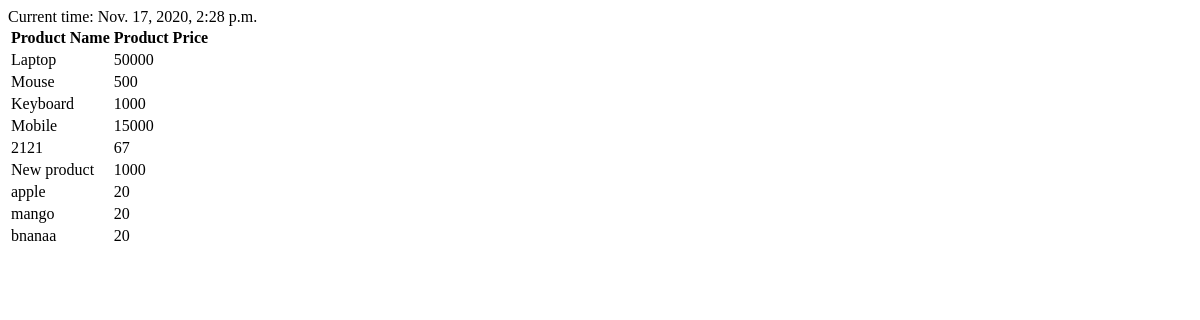
The page /products on the database as committed earlier.
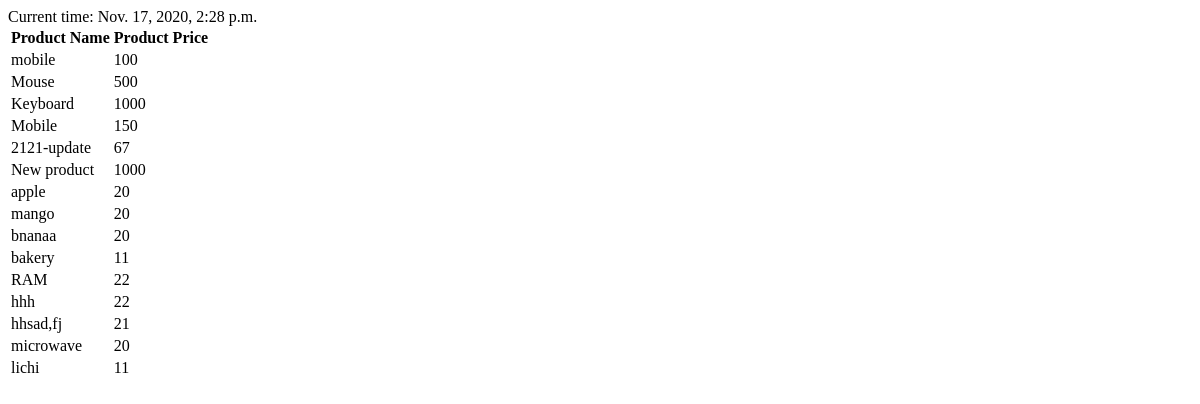
The same page on the database as committed later.
### blog/models.py (models this page shows, shortened)
class Product(models.Model):
	id = models.IntegerField(primary_key=True)
	name = models.CharField(max_length=50)
	price = models.IntegerField()
	image = models.ImageField(blank=True, null=True)
	created_by = models.ForeignKey(User, on_delete=models.CASCADE, null=True, blank=True)

### blog/views.py (the view)
# urls.py: path('products', ProductListView.as_view()),
class ProductListView(generic.ListView):
	template_name = 'products.html'
	context_object_name = 'products'
	queryset = Product.objects.filter()
	def get_context_data(self, **kwargs):
		context = super().get_context_data(**kwargs)
		context['now'] = datetime.datetime.now()
		return context

### blog/templates/products.html (shortened to what this page needs)
<!DOCTYPE html>
<html>
<head>
</head>
<body>
	Current time: {{now}}
	<table>
		<tr>
			<th>Product Name</th>
			<th>Product Price</th>
		</tr>
	{% for product in products %}
	<tr>
		<td>{{product.name}}</td>
		<td>{{product.price}}</td>
	</tr>
	{% endfor %}
</table>
</body>
</html>

Rows that differ between the two databases and show on the page:
changed Product: name "Laptop" → "mobile"; price "50000" → "100"
changed Product "Mobile": price "15000" → "150"
changed Product: name "2121" → "2121-update"
added Product: name "bakery", price "11"
added Product: name "RAM", price "22"
added Product: name "hhh", price "22"
added Product: name "hhsad,fj", price "21"
added Product: name "microwave", price "20"
added Product: name "lichi", price "11"
